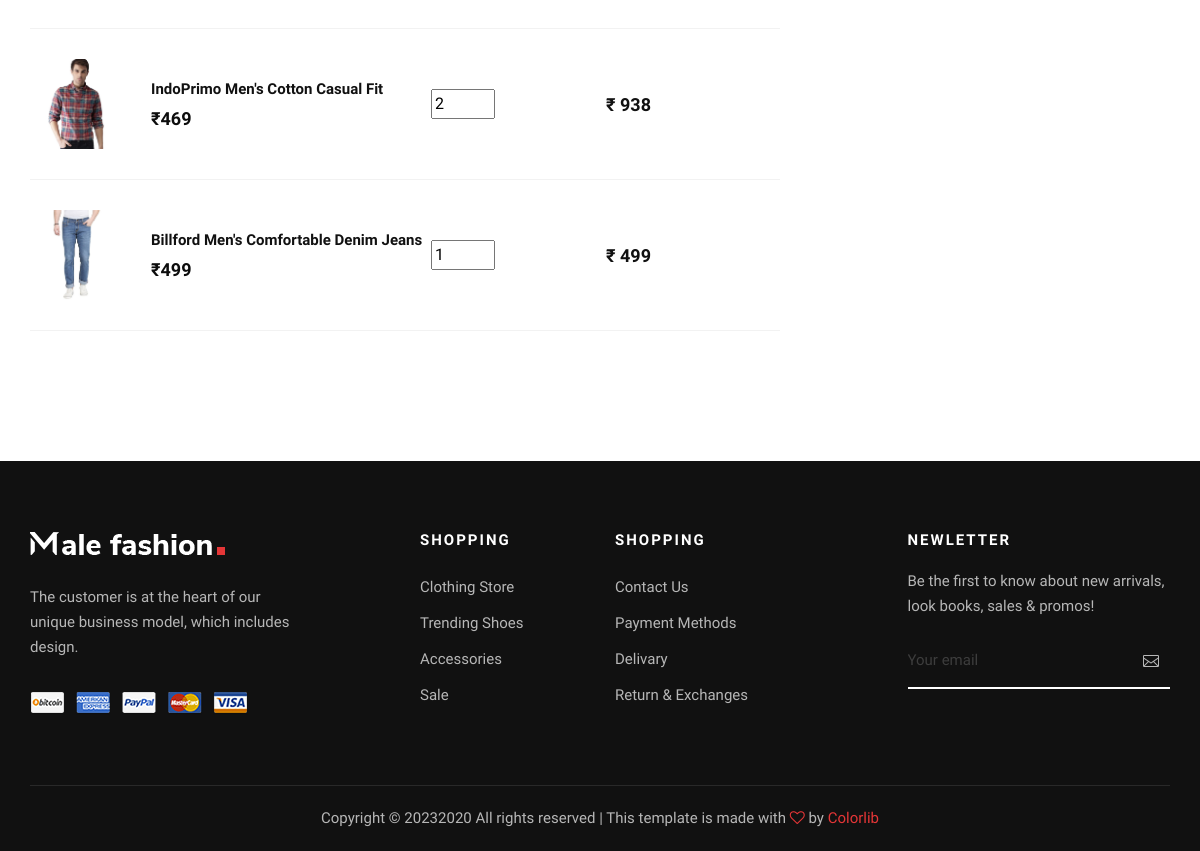
/myorder/ (signed in, lower part), run on an earlier commit of the app's database.
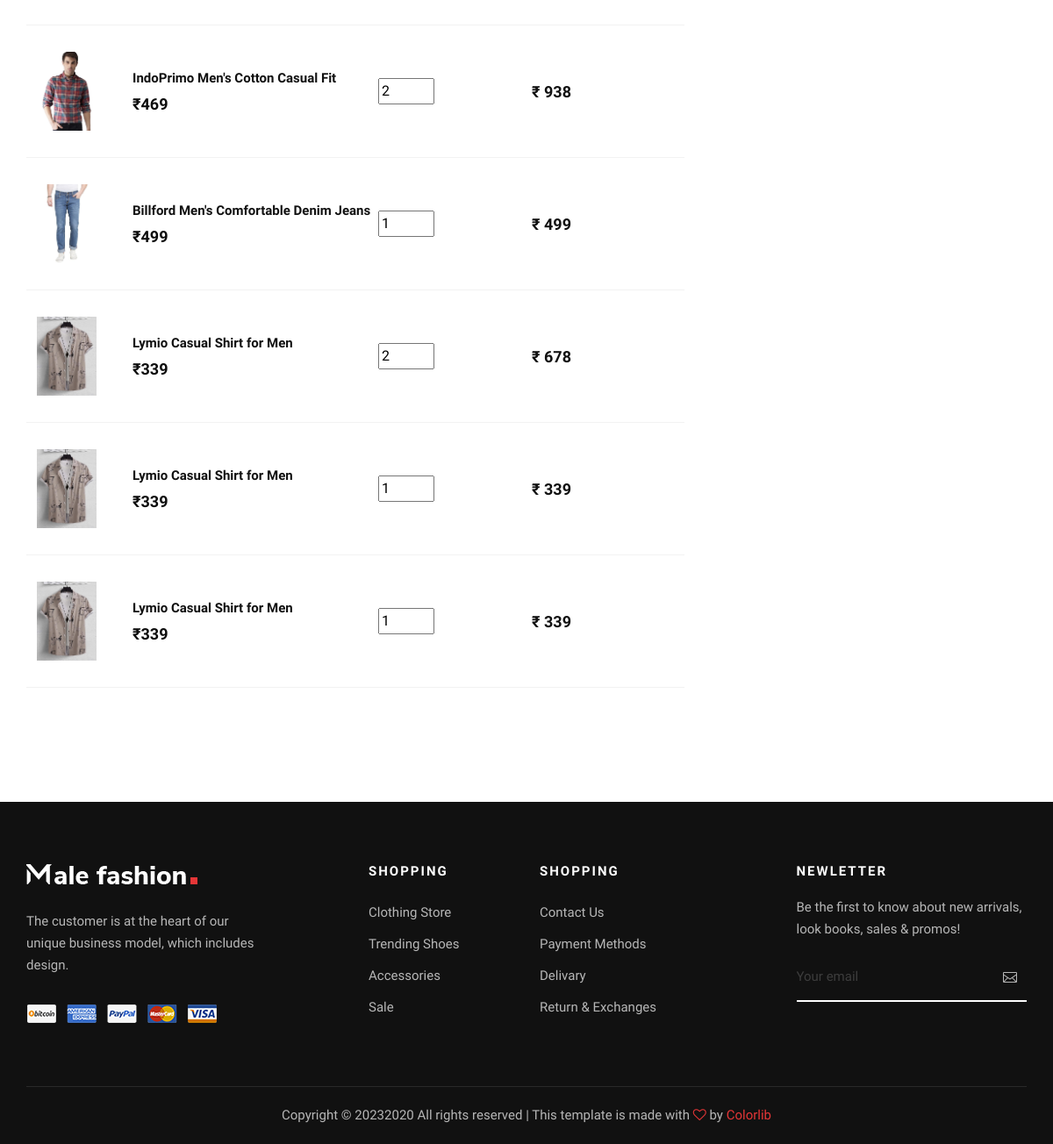
And on a later commit of the database.
### myapp/models.py (models this page shows, shortened)
class Cart(models.Model):
	user=models.ForeignKey(User,on_delete=models.CASCADE)
	product=models.ForeignKey(Product,on_delete=models.CASCADE)
	product_price=models.PositiveIntegerField()
	product_quantity=models.PositiveIntegerField(default=1)
	total_price=models.PositiveIntegerField()
	payment_status=models.BooleanField(default=False)

class Product(models.Model):
	user=models.ForeignKey(User,on_delete=models.CASCADE)
	product_categories=models.CharField(max_length=60,choices=categories)
	product_name=models.CharField(max_length=100)
	product_brand=models.CharField(max_length=60)
	product_size=models.CharField(max_length=60)
	product_price=models.PositiveIntegerField()
	product_pic=models.ImageField(upload_to='product_pic/')
	product_information=models.TextField()
	product_description=models.TextField()

### myapp/views.py (the view)
# urls.py: path('myorder/',views.myorder,name='myorder'),
def myorder(request):
	user=User.objects.get(email=request.session['email'])
	carts=Cart.objects.filter(user=user,payment_status=True)
	return render(request,'myorder.html',{'carts':carts})

### myapp/templates/myorder.html (shortened to what this page needs)
{% extends 'base.html' %}
{% load static %}
{% block content %}
<!DOCTYPE html>
<html lang="en">
  <head>
  </head>
    <body>
        <section class="shopping-cart spad">
            <div class="container">
                {% if carts %}
                <div class="row">
                    <div class="col-lg-8">
                        <div class="shopping__cart__table">
                            <table>
                                <tbody>
                                        {% for i in carts %}
                                        <tr>
                                            <td class="product__cart__item">
                                                <div class="product__cart__item__pic">
                                                    <a>
                                                        <img src="{{i.product.product_pic.url}}" style="width: 5.625rem; height: 5.625rem; object-fit: contain;" alt="">
                                                    </a>
                                                </div>
                                                <div class="product__cart__item__text">
                                                    <a>
                                                        <h6>{{i.product.product_name}}</h6>
                                                    </a>
                                                    <h5>&#8377;{{i.product_price}}</h5>
                                                </div>
                                            </td>
                                            <form method="post" action="{% url 'change-quantity' %}">
                                                <td class="quantity__item">
                                                    <input type="text" name="product_quantity" value="{{i.product_quantity}}" min="1" style="width: 37%;" readonly>
                                                </td>
                                            </form>
                                            <td class="cart__price">&#8377; {{i.total_price}}</td>
                                        </tr>
                                        {% endfor %}
                                </tbody>
                            </table>
                        </div>
                    </div>
                </div>
                {% else %}
                    <div class="center-text" style="color: black; margin-top: -2.5%; text-align: center;">
                        <h1 style="margin-top:1.5rem">No Product In My Order</h1>
                    </div>
                {% endif %}
            </div>
        </section>
    </body>
</html>
{% endblock %}

### myapp/templates/base.html
{% include 'header.html' %}
{% block content %}
{% endblock %}
{% include 'footer.html' %}

### myapp/templates/header.html (shortened to what this page needs)
{% load static %}
<!DOCTYPE html>
<html lang="zxx">
<head>
    <link rel="stylesheet" href="{% static 'css/bootstrap.min.css' %}" type="text/css">
    <link rel="stylesheet" href="{% static 'css/font-awesome.min.css' %}" type="text/css">
    <link rel="stylesheet" href="{% static 'css/elegant-icons.css' %}" type="text/css">
    <link rel="stylesheet" href="{% static 'css/magnific-popup.css' %}" type="text/css">
    <link rel="stylesheet" href="{% static 'css/nice-select.css' %}" type="text/css">
    <link rel="stylesheet" href="{% static 'css/owl.carousel.min.css' %}" type="text/css">
    <link rel="stylesheet" href="{% static 'css/slicknav.min.css' %}" type="text/css">
    <link rel="stylesheet" href="{% static 'css/style.css' %}" type="text/css">
</head>
<body>

### myapp/templates/footer.html (shortened to what this page needs)
 {% load static %}
    <footer class="footer">
        <div class="container">
            <div class="row">
                <div class="col-lg-3 col-md-6 col-sm-6">
                    <div class="footer__about">
                        <div class="footer__logo">
                            <a href="#"><img src="{% static 'img/footer-logo.png' %}" alt=""></a>
                        </div>
                        <p>The customer is at the heart of our unique business model, which includes design.</p>
                        <a href="#"><img src="{% static 'img/payment.png' %}" alt=""></a>
                    </div>
                </div>
                <div class="col-lg-2 offset-lg-1 col-md-3 col-sm-6">
                    <div class="footer__widget">
                        <h6>Shopping</h6>
                        <ul>
                            <li><a href="#">Clothing Store</a></li>
                            <li><a href="#">Trending Shoes</a></li>
                            <li><a href="#">Accessories</a></li>
                            <li><a href="#">Sale</a></li>
                        </ul>
                    </div>
                </div>
                <div class="col-lg-2 col-md-3 col-sm-6">
                    <div class="footer__widget">
                        <h6>Shopping</h6>
                        <ul>
                            <li><a href="#">Contact Us</a></li>
                            <li><a href="#">Payment Methods</a></li>
                            <li><a href="#">Delivary</a></li>
                            <li><a href="#">Return & Exchanges</a></li>
                        </ul>
                    </div>
                </div>
                <div class="col-lg-3 offset-lg-1 col-md-6 col-sm-6">
                    <div class="footer__widget">
                        <h6>NewLetter</h6>
                        <div class="footer__newslatter">
                            <p>Be the first to know about new arrivals, look books, sales & promos!</p>
                            <form action="#">
                                <input type="text" placeholder="Your email">
                                <button type="submit"><span class="icon_mail_alt"></span></button>
                            </form>
                        </div>
                    </div>
                </div>
            </div>
            <div class="row">
                <div class="col-lg-12 text-center">
                    <div class="footer__copyright__text">
                        <p>Copyright ©
                            2020
                            All rights reserved | This template is made with <i class="fa fa-heart-o"
                            aria-hidden="true"></i> by <a href="https://colorlib.com" target="_blank">Colorlib</a>
                        </p>
                    </div>
                </div>
            </div>
        </div>
    </footer>

### myapp/static/css/style.css (style rules this page uses)
html, body { height: 100%; font-family: "Nunito Sans", sans-serif; -webkit-font-smoothing: antialiased; }
h1, h2, h3, h4, h5, h6 { margin: 0; color: #111111; font-weight: 400; font-family: "Nunito Sans", sans-serif; }
h5 { font-size: 18px; }
h6 { font-size: 16px; }
p { font-size: 15px; font-family: "Nunito Sans", sans-serif; color: #3d3d3d; font-weight: 400; line-height: 25px; margin: 0 0 15px 0; }
img { max-width: 100%; }
ul, ol { padding: 0; margin: 0; }
.spad { padding-top: 100px; padding-bottom: 100px; }
.footer { background: #111111; padding-top: 70px; }
.footer__about { margin-bottom: 30px; }
.footer__about .footer__logo { margin-bottom: 30px; }
.footer__about .footer__logo a { display: inline-block; }
.footer__about p { color: #b7b7b7; margin-bottom: 30px; }
.footer__widget { margin-bottom: 30px; }
.footer__widget h6 { color: #ffffff; font-size: 15px; font-weight: 700; text-transform: uppercase; letter-spacing: 2px; margin-bottom: 20px; }
.footer__widget ul li { line-height: 36px; list-style: none; }
.footer__widget ul li a { color: #b7b7b7; font-size: 15px; }
.footer__widget .footer__newslatter p { color: #b7b7b7; }
.footer__widget .footer__newslatter form { position: relative; }
.footer__widget .footer__newslatter form input { width: 100%; font-size: 15px; color: #3d3d3d; background: transparent; border: none; padding: 15px 0; border-bottom: 2px solid #ffffff; }
.footer__widget .footer__newslatter form input::placeholder { color: #3d3d3d; }
.footer__widget .footer__newslatter form button { color: #b7b7b7; font-size: 16px; position: absolute; right: 5px; top: 0; height: 100%; background: transparent; border: none; }
.footer__copyright__text { border-top: 1px solid rgba(255, 255, 255, 0.1); padding: 20px 0; margin-top: 40px; }
.footer__copyright__text p { color: #b7b7b7; margin-bottom: 0; }
.footer__copyright__text p i { color: #e53637; }
.footer__copyright__text p a { color: #e53637; }
.shopping__cart__table { margin-bottom: 30px; }
.shopping__cart__table table { width: 100%; }
.shopping__cart__table table tbody tr { border-bottom: 1px solid #f2f2f2; }
.shopping__cart__table table tbody tr td { padding-bottom: 30px; padding-top: 30px; }
.shopping__cart__table table tbody tr td.product__cart__item { width: 400px; }
.shopping__cart__table table tbody tr td.product__cart__item .product__cart__item__pic { float: left; margin-right: 30px; }
.shopping__cart__table table tbody tr td.product__cart__item .product__cart__item__text { overflow: hidden; padding-top: 21px; }
.shopping__cart__table table tbody tr td.product__cart__item .product__cart__item__text h6 { color: #111111; font-size: 15px; font-weight: 600; margin-bottom: 10px; }
.shopping__cart__table table tbody tr td.product__cart__item .product__cart__item__text h5 { color: #0d0d0d; font-weight: 700; }
.shopping__cart__table table tbody tr td.quantity__item { width: 175px; }
.shopping__cart__table table tbody tr td.cart__price { color: #111111; font-size: 18px; font-weight: 700; width: 140px; }
@media only screen and (min-width: 1200px) { .container { max-width: 1170px; } }

What changed in the data, as far as the page shows it:
added Cart: product.product_pic (picture), product.product_name "Lymio Casual Shirt for Men", product_price "339", product_quantity "2", total_price "678"
added Cart: product.product_pic (picture), product.product_name "Lymio Casual Shirt for Men", product_price "339", product_quantity "1", total_price "339"
added Cart: product.product_pic (picture), product.product_name "Lymio Casual Shirt for Men", product_price "339", product_quantity "1", total_price "339"
